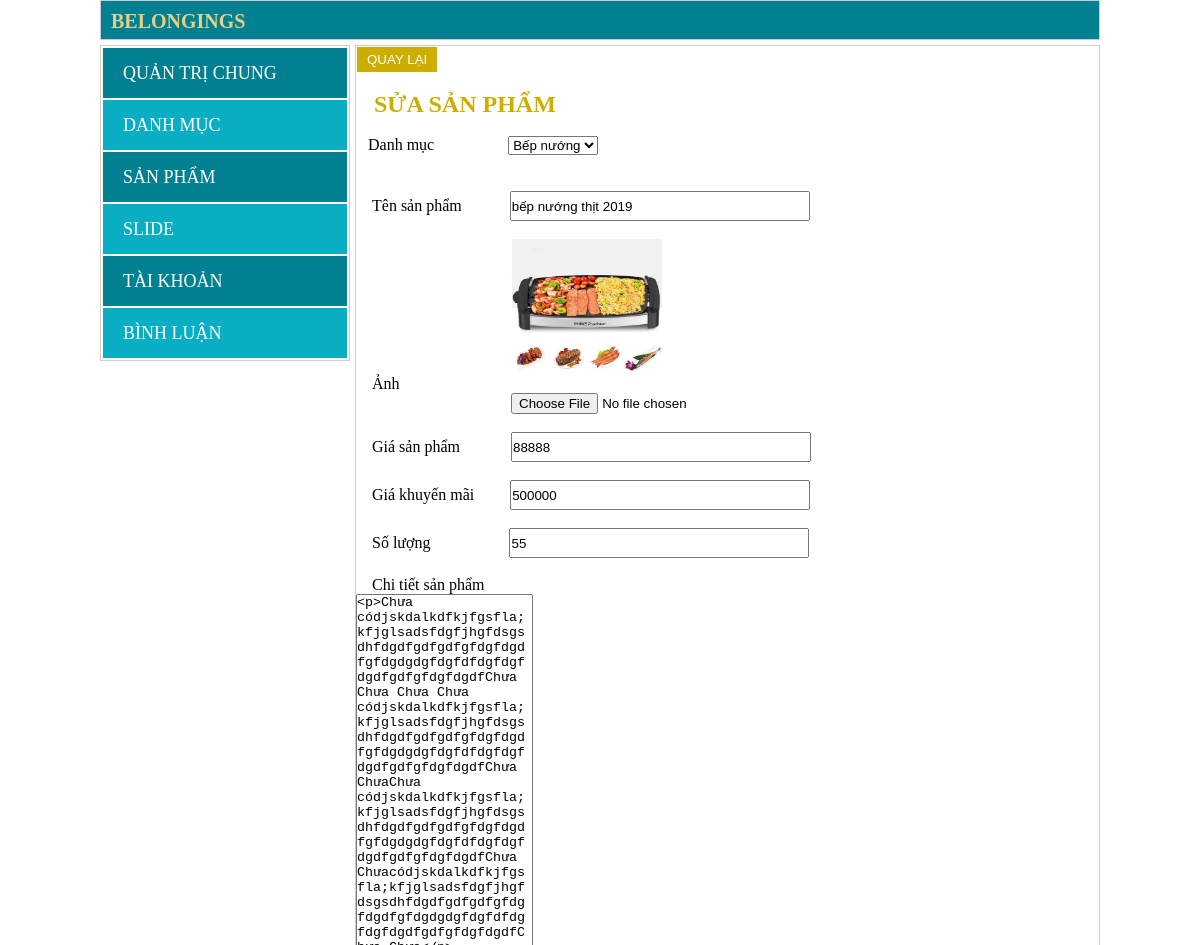
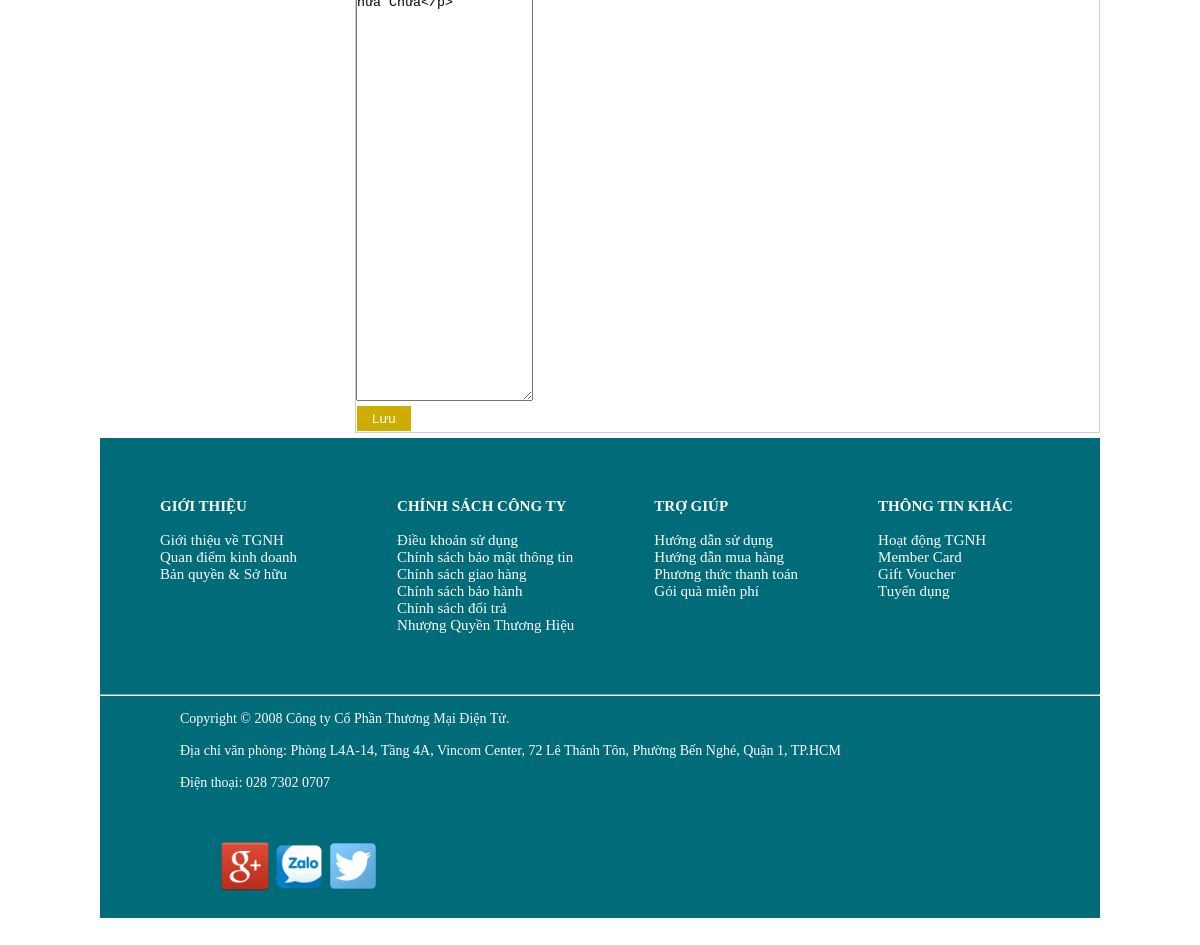
Screenshot of /Ass_duanmau/admin/suasp.php?masua=1 with the database file from the repository (2 pictures, top to bottom).
### tables this page shows
CREATE TABLE `sanpham` (
  `idsp` int(11) NOT NULL,
  `tensp` varchar(100) NOT NULL,
  `anhsp` varchar(250) NOT NULL,
  `giasp` int(11) NOT NULL,
  `giakm` int(11) NOT NULL,
  `view` int(11) NOT NULL,
  `chitietsp` text NOT NULL,
  `soluong` int(11) NOT NULL,
  `iddm` int(11) NOT NULL
);

CREATE TABLE `danhmuc` (
  `iddm` int(11) NOT NULL,
  `tendm` varchar(100) NOT NULL
);

### Ass_duanmau/admin/suasp.php (the view, shortened to what this page needs)
<!DOCTYPE html>
<html>
<head>
    <link rel="stylesheet" type="text/css" href="cs/suasp.css">
</head>
<body>
    <div class="main">
    <div class="head-link">
        <ul>
            <b><a href="quantri.php">BELONGINGS</a></b>
        </ul>
    </div>
    <div class="left">
        <table >
            <tr style="background-color: #008091">
                <td><a href="quantri.php"> QUẢN TRỊ CHUNG </a></td>
            </tr>
            <tr style="background-color: #09adc4">
                <td><a href="danhmuc.php" > DANH MỤC </a></td>
            </tr>
            <tr style="background-color: #008091">
                <td><a href="sanpham.php" > SẢN PHẨM </a></td>
            </tr>
            <tr style="background-color: #09adc4">
                <td><a href="slide.php"> SLIDE </a></td>
            </tr>
            <tr style="background-color: #008091">
                <td><a href="taikhoan.php"> TÀI KHOẢN </a></td>
            </tr>
            <tr style="background-color: #09adc4">
                <td><a href="comment.php"> BÌNH LUẬN </a></td>
            </tr>
        </table>
    </div>
    <div class="content">
        <a href="sanpham.php"><input type="submit" name="" value="QUAY LẠI" style="border: 1px solid #fff;"></a><br><br>
       <?php
        include 'db.php';
        if(isset($_GET['masua'])){
            $masua=$_GET['masua'];
            $sql="select * from sanpham where idsp='$masua'";
            $kq=$conn->query($sql)->fetch();
        }
    ?>
    <form action="" method="post" enctype="multipart/form-data">
        <h2 style="color: #CDAD00"> &nbsp&nbsp&nbspSỬA SẢN PHẨM</h2><br>
        <label>&nbsp&nbsp&nbspDanh mục</label>
        <select style="margin-left: 70px;" name="danhmuc">
        <?php
        include 'db.php';
            if (isset($_GET['masua'])) {
            $masua=$_GET['masua'];
            $sqltt="select iddm from sanpham where idsp='$masua'";
            $kqtt=$conn->query($sqltt)->fetch();
            }
            ?>
            <?php
                $sql='select * from danhmuc';
                $kq2=$conn->query($sql);
                foreach ($kq2 as $key => $value) {
             ?>
                 <option value="<?php echo $value['iddm'] ?>"  <?php echo $kqtt['iddm']==$value['iddm']?"selected":""; ?>><?php echo $value['tendm'] ?></option>
             <?php }
              ?>
        </select><br>
        <input type="hidden" name="masp" style="width: 300px; height: 30px;" value="<?php echo $kq['idsp']?>"><br><br>
        &nbsp&nbsp&nbsp&nbspTên sản phẩm &nbsp<input type="text" name="tensp" required="" style="width: 300px; height: 30px; margin-left: 40px;" value="<?php echo $kq['tensp']?>"><br><br>
        &nbsp&nbsp&nbsp&nbspẢnh &nbsp&nbsp&nbsp&nbsp&nbsp&nbsp&nbsp<img src="images/<?php echo $kq['anhsp']?>" alt="" width="150px" style="margin-left: 80px;"><br>
        <input type="file" name="anhdd" style="margin-left:155px;"><br><br>
        &nbsp&nbsp&nbsp&nbspGiá sản phẩm &nbsp&nbsp&nbsp<input type="number" min="0" name="giasp" required="" style="width: 300px; height: 30px; margin-left: 35px;" value="<?php echo $kq['giasp']?>"><br><br>
        &nbsp&nbsp&nbsp&nbspGiá khuyến mãi &nbsp<input type="number" min="0" name="giakm" required="" style="width: 300px; height: 30px; margin-left: 28px;" value="<?php echo $kq['giakm']?>"><br><br>
        &nbsp&nbsp&nbsp&nbspSố lượng <input type="number" min="0" name="soluong" required="" style="width: 300px; height: 30px; margin-left: 75px;" value="<?php echo $kq['soluong'] ?>"><br><br>
        <label>&nbsp&nbsp&nbsp&nbspChi tiết sản phẩm</label><br><textarea rows="50" name="nd" id="nd"><?php echo $kq['chitietsp']; ?></textarea>
        <br>
        <input type="submit" name="luu" value="Lưu" style="padding: 5px 15px;background-color: #CDAD00; color: #fff; border: 1px solid #fff;">
    </form>
    </div>
        <div class="footer2">
        <div class="gioithieu" style="color: white">
            <b>GIỚI THIỆU</b><br><br>
            Giới thiệu về TGNH<br>
            Quan điểm kinh doanh<br>
            Bản quyền & Sở hữu
        </div>
        <div class="chinhsachcongty">
        <b>CHÍNH SÁCH CÔNG TY</b><br><br>
        Điều khoản sử dụng<br>
        Chính sách bảo mật thông tin<br>
        Chính sách giao hàng<br>
        Chính sách bảo hành<br>
        Chính sách đổi trả<br>
        Nhượng Quyền Thương Hiệu
        </div>
    <div class="trogiup">
        <b>TRỢ GIÚP</b><br><br>
        Hướng dẫn sử dụng <br>
        Hướng dẫn mua hàng<br>
        Phương thức thanh toán<br>
        Gói quà miễn phí
    </div>
    <div class="thongtinkhac">
        <b>THÔNG TIN KHÁC</b><br><br>
        Hoạt động TGNH<br>
        Member Card<br>
        Gift Voucher<br>
        Tuyển dụng
    </div>
    <hr style="clear: both;" />
    <div class="duoihr">
        Copyright © 2008 Công ty Cổ Phần Thương Mại Điện Tử.<br><br>
        Địa chỉ văn phòng: Phòng L4A-14, Tầng 4A, Vincom Center, 72 Lê Thánh Tôn, Phường Bến Nghé, Quận 1, TP.HCM<br><br>
        Điện thoại: 028 7302 0707
    </div>
    <div class="logomxh">
        <a href="#"><img src="images/Google.png" width="50px" height="50px"></a>
        <a href="#"><img src="images/zalo.png" width="50px" height="50px"></a>
        <a href="#"><img src="images/Twitter-PNG-HD-1.png" width="50px" height="50px"></a>
    </div>
    </div>
</div>
</body>
</html>

### Ass_duanmau/admin/cs/suasp.css (style rules this page uses)
* { margin: 0; padding: 0; box-sizing: border-box; }
body { font-family: taoma; font-size: 16px; }
.main { width: 1000px; padding: 0; margin-left: auto; margin-right: auto; }
.head-link { width: 1000px; height: 40px; padding-left: 10px; padding-right: 10px; border: 1px solid #CDCDCD; background-color: #008091; margin-bottom:5px; clear: both; line-height: 40px; }
.head-link ul b a { color: #e5cf86; font-family: taoma; font-size: 20px; float: left; text-decoration: none; }
.left { width: 250px; border: 1px solid #CDCDCD; float:left; margin-bottom: 5px; }
.left table tr td { width: 250px; height: 50px; font-size: 18px; }
.left table tr td a { text-decoration: none; color: white; margin-left: 20px; }
.content { width: 745px; min-height: 465px; border: 1px solid #CDCDCD; float:left; margin-left: 5px; margin-bottom: 5px; }
.content a input { padding: 5px 10px; background-color: #CDAD00; color: #fff; }
.footer2 { width: 1000px;clear: both;background-color: #006b79;height: 480px; }
.gioithieu { padding: 60px 60px;float: left; font-size: 15px; }
.chinhsachcongty { float: left; color: white;padding: 60px 40px; font-size: 15px; }
.trogiup { float: left;color: white; padding: 60px 40px; font-size: 15px; }
.thongtinkhac { float: left;color: white;padding: 60px 40px; font-size: 15px; }
.duoihr { float: left;color: white; font-size: 14px; margin-top: 15px; padding: 0 80px; }
.logomxh { padding: 50px 120px;float: left; }

### rows the page displays
sanpham: danhmuc "Bếp nướng", tensp "bếp nướng thịt 2019", anhsp (picture), giasp "88888", giakm "500000", soluong "55", nd "<p>Chưa códjskdalkdfkjfgsfla;kfjglsadsfdgfjhgfdsgsdhfdgdfgdfgdfgfdgfdgdfgfdgdgdgfdgfdfdgfdgfdgdfgdfgfdgfdgdfChưa Chưa Chưa Chưa códjskdalkdfkjfgsfla;kfjglsadsfdgfjhgfdsgsdhfdgdfgdfgdfgfdgfdgdfgfdgdgdgfdgfdfdgfdgfdgdfgdfgfdgfdgdfChưa ChưaChưa códjskdalkdfkjfgsfla;kfjglsadsfdgfjhgfdsgsdhfdgdfgdfgdfgfdgfdgdfgfdgdgdgfdgfdfdgfdgfdgdfgdfgfdgfdgdfChưa Chưacódjskdalkdfkjfgsfla;kfjglsadsfdgfjhgfdsgsdhfdgdfgdfgdfgfdgfdgdfgfdgdgdgfdgfdfdgfdgfdgdfgdfgfdgfdgdfChưa Chưa</p>"
